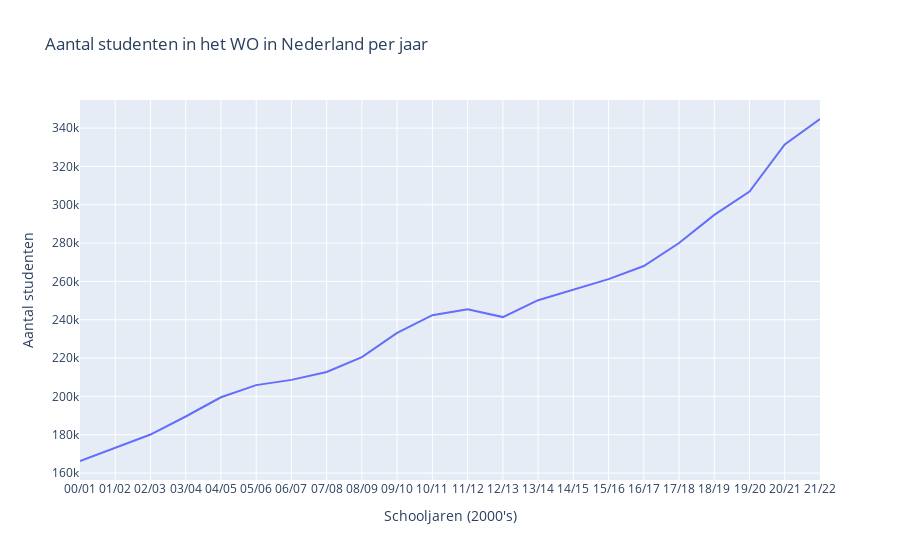

The code cell stored with this chart in its notebook:
### Code cell
students_wo = students[(students['Onderwijssoort'] == 'A025297') & (students['Migratieachtergrond'] == 'T001040')]

students_wo_relevant = students_wo[['Perioden', 'LeerlingenStudenten_1']]

students_wo_relevant = students_wo_relevant.assign(Perioden=students_wo_relevant['Perioden'].str.removesuffix('SJ00'))
students_wo_relevant = students_wo_relevant.assign(Perioden=students_wo_relevant['Perioden'].apply(lambda periode: f'{periode[-2:]}/{str(int(periode) + 1)[-2:]}'))

students_wo_year = px.line(students_wo_relevant, x='Perioden', y='LeerlingenStudenten_1', title='Aantal studenten in het WO in Nederland per jaar')
students_wo_year.update_layout(xaxis_title='Schooljaren (2000\'s)')
students_wo_year.update_layout(yaxis_title='Aantal studenten')
students_wo_year.show()

### Figure 1 — Plotly figure (JSON) as saved in the notebook; plotly's stock layout.template omitted (floating-point values rounded to 4 significant figures)
{"data": [{"hovertemplate": "Perioden=%{x}<br>LeerlingenStudenten_1=%{y}<extra></extra>", "legendgroup": "", "line": {"color": "#636efa", "dash": "solid"}, "marker": {"symbol": "circle"}, "mode": "lines", "name": "", "orientation": "v", "showlegend": false, "type": "scatter", "x": ["00/01", "01/02", "02/03", "03/04", "04/05", "05/06", "06/07", "07/08", "08/09", "09/10", "10/11", "11/12", "12/13", "13/14", "14/15", "15/16", "16/17", "17/18", "18/19", "19/20", "20/21", "21/22"], "xaxis": "x", "y": [166299, 173053, 180100, 189516, 199556, 205886, 208618, 212713, 220504, 233128, 242345, 245428, 241372, 250186, 255661, 261169, 268027, 280038, 294712, 306888, 331419, 344721], "yaxis": "y"}], "layout": {"legend": {"tracegroupgap": 0}, "title": {"text": "Aantal studenten in het WO in Nederland per jaar"}, "xaxis": {"anchor": "y", "domain": [0, 1], "title": {"text": "Schooljaren (2000's)"}}, "yaxis": {"anchor": "x", "domain": [0, 1], "title": {"text": "Aantal studenten"}}}}
